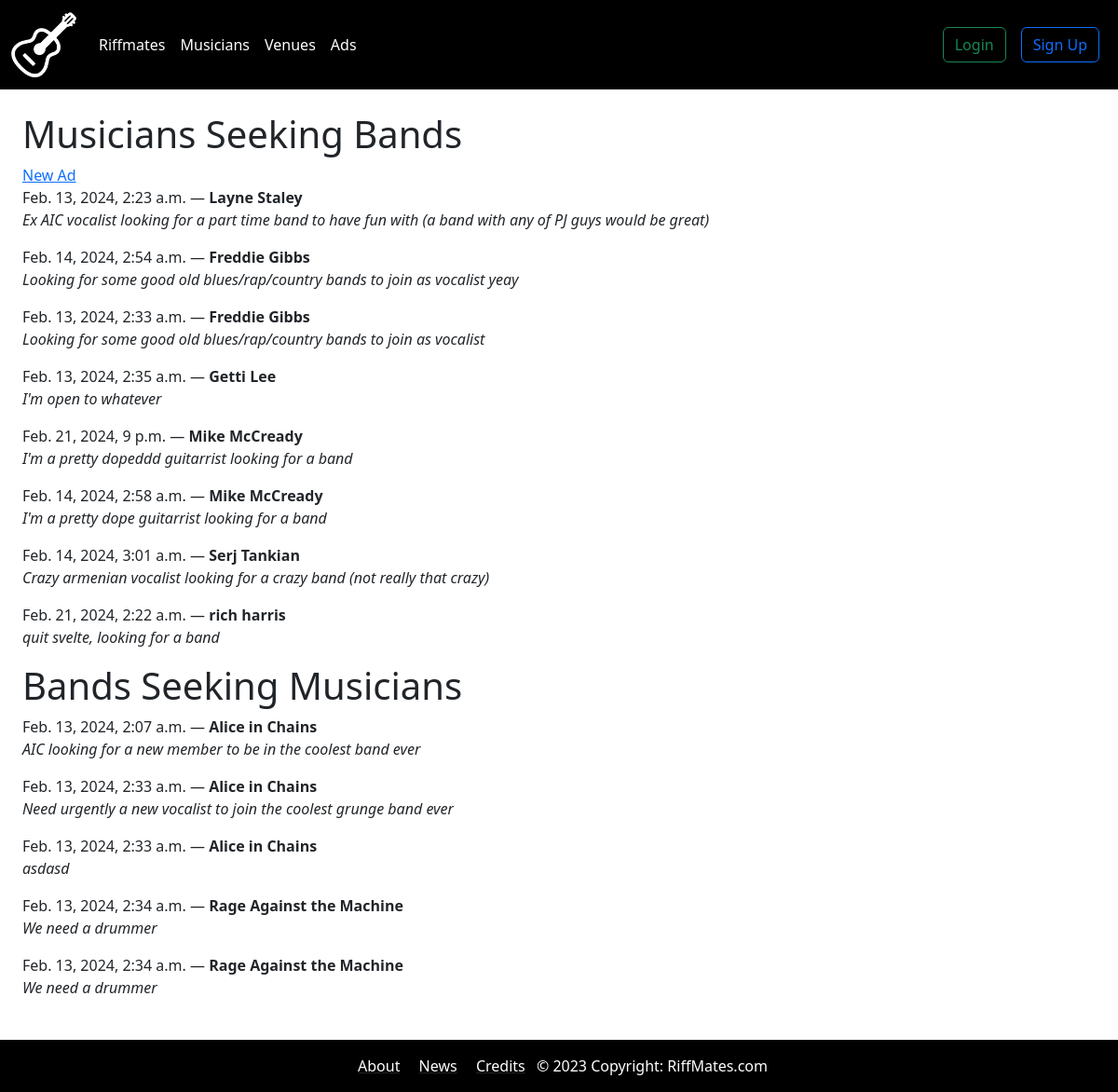
Page /content/ads/ on the committed database.
### content/models.py (models this page shows, shortened)
class SeekingAd(models.Model):
    musician = models.ForeignKey(Musician, on_delete=models.SET_NULL, blank=True, null=True, help_text="Fill in if you are a musician seeking a band")
    band = models.ForeignKey(Band, on_delete=models.SET_NULL, blank=True, null=True, help_text="Fill in if you are a band seeking a musician")
    owner = models.ForeignKey(User, on_delete=models.CASCADE)
    seeking = models.CharField(max_length=1, choices=SeekingChoice.choices, help_text="I'm seeking a..")
    content = models.TextField()
    date = models.DateTimeField(auto_now=True)
    content = models.TextField()

### bands/models.py (models this page shows, shortened)
class Musician(models.Model):
    first_name = models.CharField(max_length=30)
    last_name = models.CharField(max_length=30)
    birth_date = models.DateField(null=True, blank=True)
    picture = models.ImageField(blank=True, null=True)

class Band(models.Model):
    name = models.CharField(max_length=100)
    musicians = models.ManyToManyField(Musician)

### content/views.py (the view)
# urls.py: path('ads/', views.list_ads, name="ads"),
def list_ads(request):
    allowed = False
    if request.user.is_superuser or request.user.is_staff:
        allowed = True
    data = {
        'seeking_musician':SeekingAd.objects.filter(
            seeking=SeekingChoice.MUSICIAN),
        'seeking_band':SeekingAd.objects.filter(
            seeking=SeekingChoice.BAND),
        'allowed': allowed
    }
    return render(request, "list_ads.html", data)

### templates/list_ads.html (shortened to what this page needs)
{% extends "base.html" %}
{% block content %}
<div class="m-4">
  <h1>Musicians Seeking Bands</h1><a href="{% url 'seeking_ad' %}">New Ad</a>
  {% for ad in seeking_band %}
  <p>
    {{ad.date}} &mdash;
    <strong>{{ad.musician.first_name}} {{ad.musician.last_name}}</strong>
    <br />
    <i>{{ad.content}}</i>
  </p>
  {% empty %}
  <p> <i>No ads at this time</i> </p>
  {% endfor %}
  <h1>Bands Seeking Musicians </h1>
  {% for ad in seeking_musician %}
  <p>
    {{ad.date}} &mdash; <strong>{{ad.band.name}}</strong>
    <br />
    <i>{{ad.content}}</i>
  </p>
  {% empty %}
  <p> <i>No ads at this time</i> </p>
  {% endfor %}
</div>
{% endblock content %}

### static/css/styles.css (style rules this page uses)
body { margin-bottom: 100px; }

### rows in the picture
SeekingAd: date "Feb. 13, 2024, 2:23 a.m.", musician.first_name "Layne", musician.last_name "Staley", content "Ex AIC vocalist looking for a part time band to have fun with (a band with any of PJ guys would be great)"
SeekingAd: date "Feb. 14, 2024, 2:54 a.m.", musician.first_name "Freddie", musician.last_name "Gibbs", content "Looking for some good old blues/rap/country bands to join as vocalist yeay"
SeekingAd: date "Feb. 13, 2024, 2:33 a.m.", musician.first_name "Freddie", musician.last_name "Gibbs", content "Looking for some good old blues/rap/country bands to join as vocalist"
SeekingAd: date "Feb. 13, 2024, 2:35 a.m.", musician.first_name "Getti", musician.last_name "Lee", content "I'm open to whatever"
SeekingAd: date "Feb. 21, 2024, 9 p.m.", musician.first_name "Mike", musician.last_name "McCready", content "I'm a pretty dopeddd guitarrist looking for a band"
SeekingAd: date "Feb. 14, 2024, 2:58 a.m.", musician.first_name "Mike", musician.last_name "McCready", content "I'm a pretty dope guitarrist looking for a band"
SeekingAd: date "Feb. 14, 2024, 3:01 a.m.", musician.first_name "Serj", musician.last_name "Tankian", content "Crazy armenian vocalist looking for a crazy band (not really that crazy)"
SeekingAd: date "Feb. 21, 2024, 2:22 a.m.", musician.first_name "rich", musician.last_name "harris", content "quit svelte, looking for a band"
SeekingAd: date "Feb. 13, 2024, 2:07 a.m.", band.name "Alice in Chains", content "AIC looking for a new member to be in the coolest band ever"
SeekingAd: date "Feb. 13, 2024, 2:33 a.m.", band.name "Alice in Chains", content "Need urgently a new vocalist to join the coolest grunge band ever"
SeekingAd: date "Feb. 13, 2024, 2:33 a.m.", band.name "Alice in Chains", content "asdasd"
SeekingAd: date "Feb. 13, 2024, 2:34 a.m.", band.name "Rage Against the Machine", content "We need a drummer"
SeekingAd: date "Feb. 13, 2024, 2:34 a.m.", band.name "Rage Against the Machine", content "We need a drummer"
